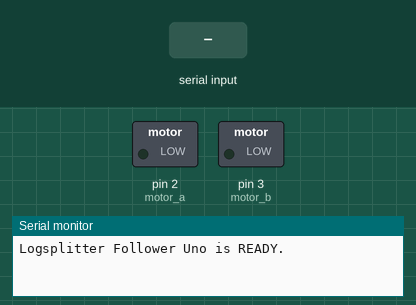
This sketch was run on a simulated Arduino Uno, built with avr-gcc and run on an emulated ATmega328P. Shown: switched loads named in the sketch (green lamp = pin HIGH), the last lines printed to the serial monitor. The test bench sets the inputs (shaded band).

Above: at 1.2 s.
1.3 s: "90,45,200\n" received over Serial
At 2.5 s:
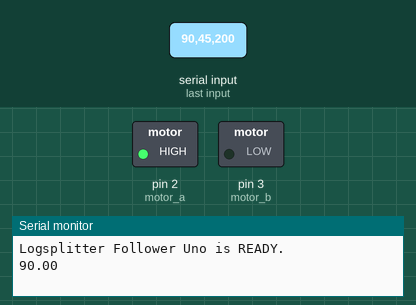
2.8 s: "READ,1\n" received over Serial
At 3.7 s:
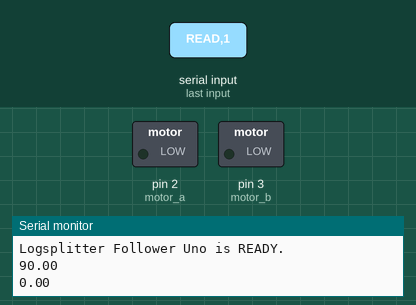
4.3 s: "90,45\n" received over Serial
At 4.8 s:
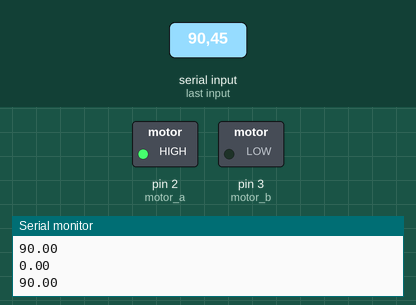
Timing chart, 0 to 7.3 s (numbered marks = the images above; inputs shaded):
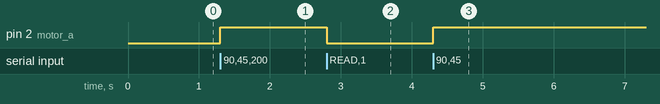

The sketch:

logsplitter_follower.ino
```cpp
const int motor_a = 2;
const int motor_b = 3;

String command;
float last_setting;

const unsigned long BAUD = 115200;

void setup() {
  Serial.begin(BAUD);

  pinMode(motor_a, OUTPUT);
  pinMode(motor_b, OUTPUT);

  Serial.println("Logsplitter Follower Uno is READY.");

  command.reserve(20);
  last_setting = 0;

  return;
}

void readCommand() {
  command = Serial.readStringUntil('\n');
  command.trim(); // Remove any stray carriage returns or spaces

  return;
}

void setMotor(float setting) {
  digitalWrite(motor_a, setting > 40);
  digitalWrite(motor_b, setting < -40);

  return;
}

void handleCommand() {
  if ( command.equalsIgnoreCase("READ") ) {
    // Serial.print("Current State: ");
    Serial.println(last_setting);
  } else {
    // Serial.print("Received Command: ");
    last_setting = command.toFloat();

    setMotor(last_setting);

    Serial.println(last_setting);
  }
  return;
}

void loop() {
  if (Serial.available() > 0) {
    readCommand();
    handleCommand();
  }
  return;
}
```

Measured:
- after the input at 1.3 s, pin 2 (motor_a): LOW → HIGH at once
- after the input at 2.8 s, pin 2 (motor_a): HIGH → LOW at once
- after the input at 4.3 s, pin 2 (motor_a): LOW → HIGH at once
